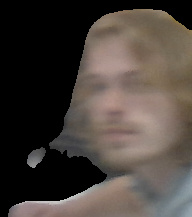
#> input picture nic2.jpg, 192 x 217 px
$ python hist.py
#> lines starting #> are read from the running program, lines starting #| are printed output that depends on the picture; long printed decimals are rounded
import numpy as np
import cv2 as cv2
from matplotlib import pyplot as plt

img = cv2.imread('nic2.jpg')
#> img is the input picture: shape (217, 192, 3); mean B, G, R 60.1, 65.6, 73.5
img2 = cv2.imread('nic1.jpg')
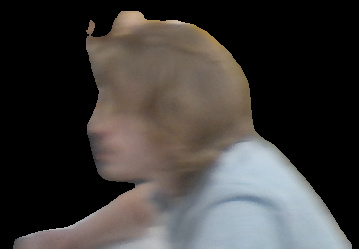
#> input picture nic1.jpg, 359 x 249 px
#> img2 is the input picture: shape (249, 359, 3); mean B, G, R 58, 60, 62.9

assert img is not None, "file could not be read, check with os.path.exists()"
assert img2 is not None, "file could not be read, check with os.path.exists()"
color = ('b','g','r')
plt.subplot(221), plt.imshow(img)
plt.subplot(222), plt.imshow(img2)

histograms = []
hist1rgb = []
for i,col in enumerate(color):
    histr = cv2.calcHist([img],[i],None,[256],[0,256])
    histr[0] = 0
    plt.subplot(223), plt.plot(histr,color = col)
    plt.xlim([0,256])
    histograms.append(histr)
#> after the loop, histograms = 3 items
hist1rgb = np.array(list(zip(histograms[0], histograms[1], histograms[2])))

histograms2 = []
hist2rgb  = []
for i,col in enumerate(color):
    histr2 = cv2.calcHist([img2],[i],None,[256],[0,256])
    histr2[0] = 0
    plt.subplot(224), plt.plot(histr2,color = col)
    plt.xlim([0,256])
    histograms2.append(histr2)
#> after the loop, histograms2 = 3 items
hist2rgb = np.array(list(zip(histograms2[0], histograms2[1], histograms2[2])))

plt.show()
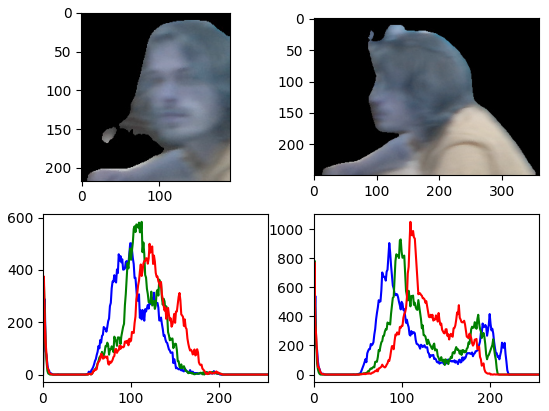
#> figure drawn by matplotlib, 4 panels; B, G, R data is drawn as R, G, B; panel 3: curve peaks at x = 99, y = 502; panel 3: curve peaks at x = 112, y = 584; panel 3: curve peaks at x = 121, y = 500; panel 4: curve peaks at x = 86, y = 904

for compare_method in range(4):
    base_base = cv2.compareHist(hist1rgb, hist1rgb, compare_method)
    base_test1 = cv2.compareHist(hist1rgb, hist2rgb, compare_method)

    print(
        "Method:",
        compare_method,
        "Perfect, Base-Half, Base-Test(1), Base-Test(2) :",
        base_base,
        "/",
        base_test1,
    )
#> this loop made 4 passes
#> (base_base, base_test1) on passes 1 to 4: (1, 0.824), (0, 1055992.8), (75410, 70240), (0, 0.302)
#| Method: 0 Perfect, Base-Half, Base-Test(1), Base-Test(2) : 1.0 / 0.8236
#| Method: 1 Perfect, Base-Half, Base-Test(1), Base-Test(2) : 0.0 / 1055992.832
#| Method: 2 Perfect, Base-Half, Base-Test(1), Base-Test(2) : 75410.0 / 70240.0
#| Method: 3 Perfect, Base-Half, Base-Test(1), Base-Test(2) : 0.0 / 0.3023
